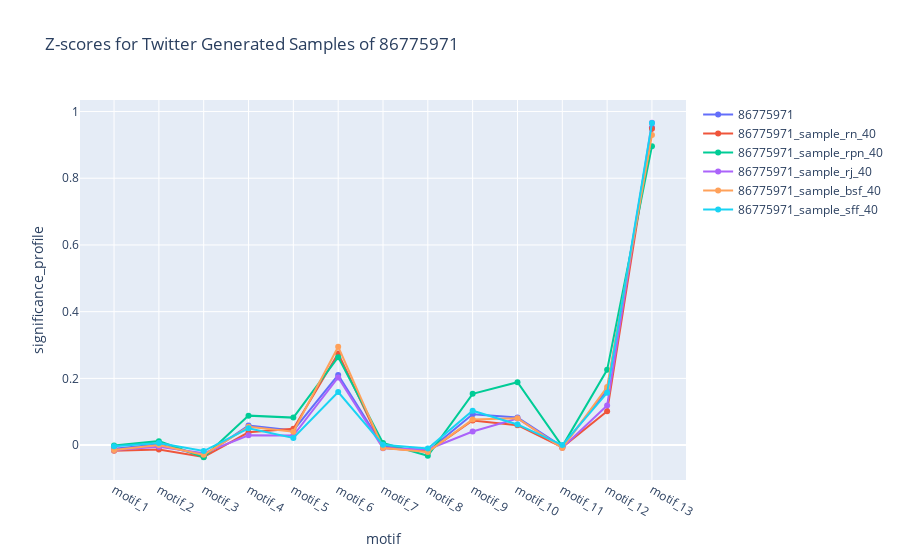
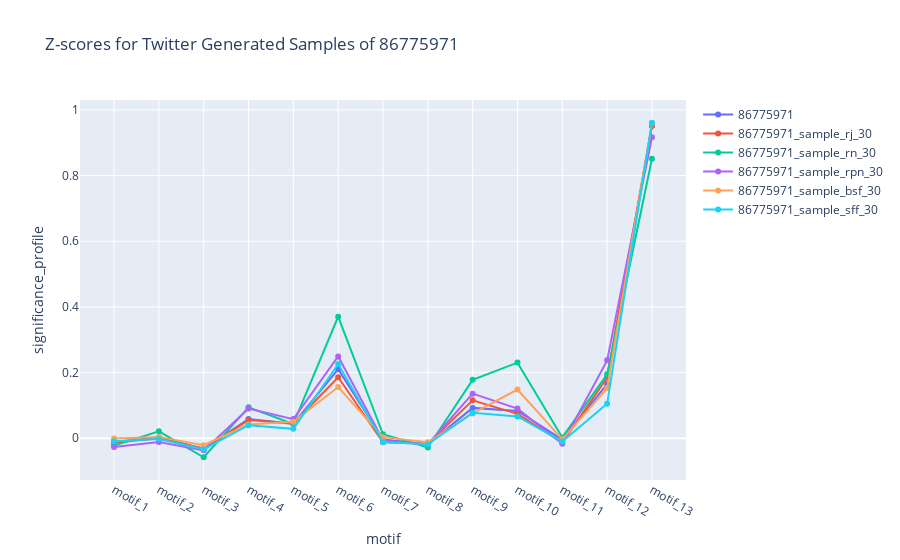
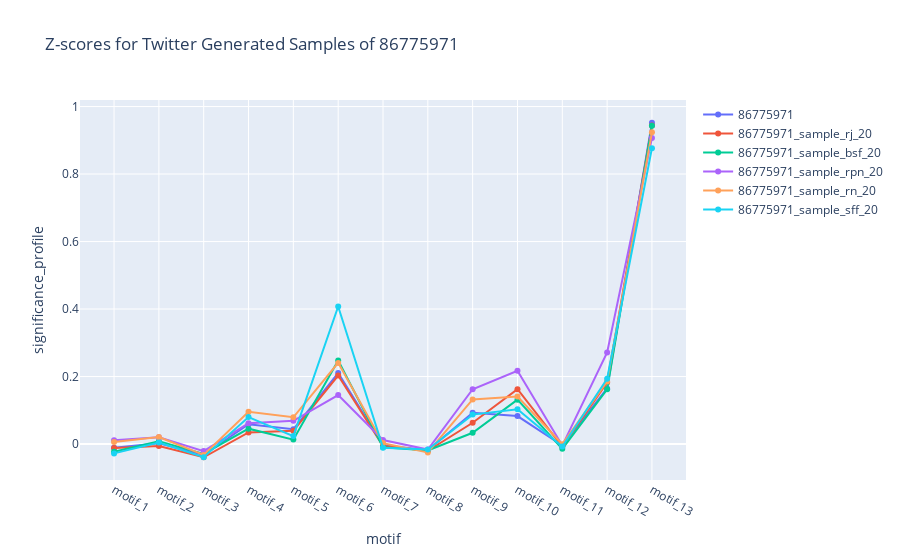
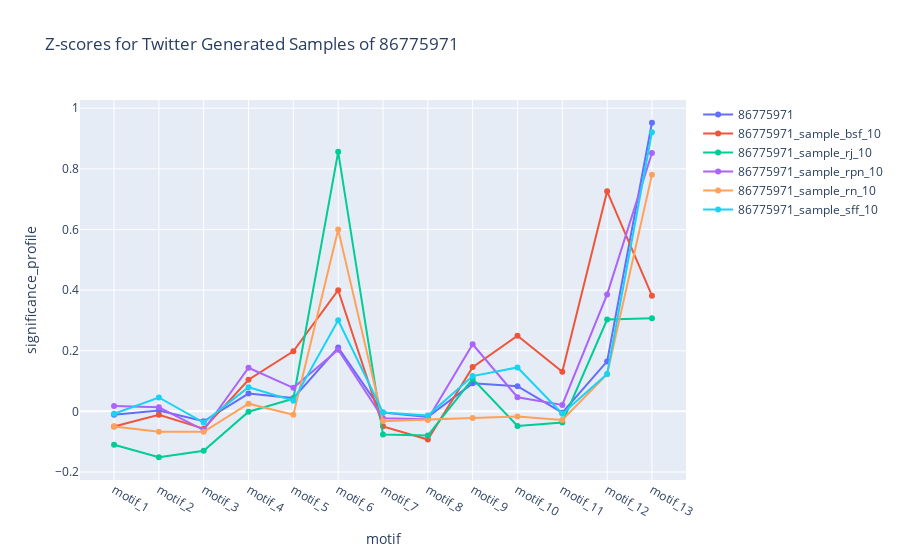

The cell these charts' notebook holds for them, in order:
### Markdown cell above
## Twitter Samples

### Code cell
sample_percents = ["40", "30", "20", "10"]

selected_graph = "86775971"

for sp in sample_percents:
    # Query data
    query_df = motif_twitter.query(
        "graph_name == @selected_graph or (graph_name.str.startswith(@selected_graph) and graph_name.str.endswith(@sp))",
    )

    plot_line_chart(
        query_df,
        f"Z-scores for Twitter Generated Samples of {selected_graph}",
        "motif",
        "significance_profile",
    )

    print(query_df[['graph_name', 'motif', 'nodes', 'edges']].query("motif == 'motif_1'"))

### Figure 1 — Plotly figure (JSON) as saved in the notebook; plotly's stock layout.template omitted (floating-point values rounded to 4 significant figures)
{"data": [{"mode": "lines+markers", "name": "86775971", "type": "scatter", "x": ["motif_1", "motif_2", "motif_3", "motif_4", "motif_5", "motif_6", "motif_7", "motif_8", "motif_9", "motif_10", "motif_11", "motif_12", "motif_13"], "y": [-0.01127, 0.002505, -0.03255, 0.05855, 0.04374, 0.2104, -0.003768, -0.01842, 0.09237, 0.08283, -0.00425, 0.1649, 0.952]}, {"mode": "lines+markers", "name": "86775971_sample_rn_40", "type": "scatter", "x": ["motif_1", "motif_2", "motif_3", "motif_4", "motif_5", "motif_6", "motif_7", "motif_8", "motif_9", "motif_10", "motif_11", "motif_12", "motif_13"], "y": [-0.0168, -0.01341, -0.03583, 0.03836, 0.04894, 0.2746, -0.008102, -0.0195, 0.07378, 0.05982, -0.006911, 0.1017, 0.9482]}, {"mode": "lines+markers", "name": "86775971_sample_rpn_40", "type": "scatter", "x": ["motif_1", "motif_2", "motif_3", "motif_4", "motif_5", "motif_6", "motif_7", "motif_8", "motif_9", "motif_10", "motif_11", "motif_12", "motif_13"], "y": [-0.001524, 0.01189, -0.03644, 0.0883, 0.08239, 0.2637, 0.006618, -0.03192, 0.1538, 0.1886, -0.003662, 0.2255, 0.8963]}, {"mode": "lines+markers", "name": "86775971_sample_rj_40", "type": "scatter", "x": ["motif_1", "motif_2", "motif_3", "motif_4", "motif_5", "motif_6", "motif_7", "motif_8", "motif_9", "motif_10", "motif_11", "motif_12", "motif_13"], "y": [-0.01482, -0.00517, -0.02445, 0.02932, 0.02851, 0.203, -0.009254, -0.01327, 0.04063, 0.07982, -0.007799, 0.1189, 0.9663]}, {"mode": "lines+markers", "name": "86775971_sample_bsf_40", "type": "scatter", "x": ["motif_1", "motif_2", "motif_3", "motif_4", "motif_5", "motif_6", "motif_7", "motif_8", "motif_9", "motif_10", "motif_11", "motif_12", "motif_13"], "y": [-0.015, 0.0002612, -0.02931, 0.05477, 0.04023, 0.295, -0.008818, -0.0205, 0.07644, 0.0808, -0.008798, 0.1742, 0.9295]}, {"mode": "lines+markers", "name": "86775971_sample_sff_40", "type": "scatter", "x": ["motif_1", "motif_2", "motif_3", "motif_4", "motif_5", "motif_6", "motif_7", "motif_8", "motif_9", "motif_10", "motif_11", "motif_12", "motif_13"], "y": [-0.003735, 0.006042, -0.0178, 0.0503, 0.0213, 0.159, 0.000815, -0.01024, 0.1031, 0.06196, 0.0001077, 0.1567, 0.9655]}], "layout": {"title": {"text": "Z-scores for Twitter Generated Samples of 86775971"}, "xaxis": {"title": {"text": "motif"}}, "yaxis": {"title": {"text": "significance_profile"}}}}

### Figure 2 — Plotly figure (JSON) as saved in the notebook; plotly's stock layout.template omitted (floating-point values rounded to 4 significant figures)
{"data": [{"mode": "lines+markers", "name": "86775971", "type": "scatter", "x": ["motif_1", "motif_2", "motif_3", "motif_4", "motif_5", "motif_6", "motif_7", "motif_8", "motif_9", "motif_10", "motif_11", "motif_12", "motif_13"], "y": [-0.01127, 0.002505, -0.03255, 0.05855, 0.04374, 0.2104, -0.003768, -0.01842, 0.09237, 0.08283, -0.00425, 0.1649, 0.952]}, {"mode": "lines+markers", "name": "86775971_sample_rj_30", "type": "scatter", "x": ["motif_1", "motif_2", "motif_3", "motif_4", "motif_5", "motif_6", "motif_7", "motif_8", "motif_9", "motif_10", "motif_11", "motif_12", "motif_13"], "y": [-0.0135, -0.000397, -0.03153, 0.05525, 0.04484, 0.1856, -0.01246, -0.01673, 0.1155, 0.07424, -0.01313, 0.1848, 0.9517]}, {"mode": "lines+markers", "name": "86775971_sample_rn_30", "type": "scatter", "x": ["motif_1", "motif_2", "motif_3", "motif_4", "motif_5", "motif_6", "motif_7", "motif_8", "motif_9", "motif_10", "motif_11", "motif_12", "motif_13"], "y": [-0.02246, 0.02096, -0.05801, 0.09395, 0.04368, 0.3702, 0.01205, -0.02811, 0.1778, 0.2303, 0.002336, 0.1947, 0.8511]}, {"mode": "lines+markers", "name": "86775971_sample_rpn_30", "type": "scatter", "x": ["motif_1", "motif_2", "motif_3", "motif_4", "motif_5", "motif_6", "motif_7", "motif_8", "motif_9", "motif_10", "motif_11", "motif_12", "motif_13"], "y": [-0.02713, -0.01187, -0.03705, 0.09035, 0.0582, 0.249, -0.006065, -0.01879, 0.1357, 0.09029, -0.01677, 0.2371, 0.9169]}, {"mode": "lines+markers", "name": "86775971_sample_bsf_30", "type": "scatter", "x": ["motif_1", "motif_2", "motif_3", "motif_4", "motif_5", "motif_6", "motif_7", "motif_8", "motif_9", "motif_10", "motif_11", "motif_12", "motif_13"], "y": [-0.00103, 0.004018, -0.02129, 0.04196, 0.04991, 0.1559, 0.003248, -0.01245, 0.0755, 0.1482, -0.003332, 0.1523, 0.9591]}, {"mode": "lines+markers", "name": "86775971_sample_sff_30", "type": "scatter", "x": ["motif_1", "motif_2", "motif_3", "motif_4", "motif_5", "motif_6", "motif_7", "motif_8", "motif_9", "motif_10", "motif_11", "motif_12", "motif_13"], "y": [-0.009503, -0.00225, -0.03384, 0.03955, 0.02844, 0.2259, -0.01135, -0.01865, 0.07781, 0.06622, -0.01023, 0.1048, 0.9609]}], "layout": {"title": {"text": "Z-scores for Twitter Generated Samples of 86775971"}, "xaxis": {"title": {"text": "motif"}}, "yaxis": {"title": {"text": "significance_profile"}}}}

### Figure 3 — Plotly figure (JSON) as saved in the notebook; plotly's stock layout.template omitted (floating-point values rounded to 4 significant figures)
{"data": [{"mode": "lines+markers", "name": "86775971", "type": "scatter", "x": ["motif_1", "motif_2", "motif_3", "motif_4", "motif_5", "motif_6", "motif_7", "motif_8", "motif_9", "motif_10", "motif_11", "motif_12", "motif_13"], "y": [-0.01127, 0.002505, -0.03255, 0.05855, 0.04374, 0.2104, -0.003768, -0.01842, 0.09237, 0.08283, -0.00425, 0.1649, 0.952]}, {"mode": "lines+markers", "name": "86775971_sample_rj_20", "type": "scatter", "x": ["motif_1", "motif_2", "motif_3", "motif_4", "motif_5", "motif_6", "motif_7", "motif_8", "motif_9", "motif_10", "motif_11", "motif_12", "motif_13"], "y": [-0.01189, -0.006008, -0.03916, 0.03448, 0.03927, 0.203, -0.00614, -0.01987, 0.06308, 0.1624, -0.007353, 0.1821, 0.9436]}, {"mode": "lines+markers", "name": "86775971_sample_bsf_20", "type": "scatter", "x": ["motif_1", "motif_2", "motif_3", "motif_4", "motif_5", "motif_6", "motif_7", "motif_8", "motif_9", "motif_10", "motif_11", "motif_12", "motif_13"], "y": [-0.0231, 0.008509, -0.0293, 0.04556, 0.01307, 0.2475, -0.009335, -0.01932, 0.03338, 0.1316, -0.01431, 0.1623, 0.9432]}, {"mode": "lines+markers", "name": "86775971_sample_rpn_20", "type": "scatter", "x": ["motif_1", "motif_2", "motif_3", "motif_4", "motif_5", "motif_6", "motif_7", "motif_8", "motif_9", "motif_10", "motif_11", "motif_12", "motif_13"], "y": [0.01101, 0.01984, -0.021, 0.06183, 0.06898, 0.1452, 0.01187, -0.01628, 0.1624, 0.2173, -0.004521, 0.2714, 0.9065]}, {"mode": "lines+markers", "name": "86775971_sample_rn_20", "type": "scatter", "x": ["motif_1", "motif_2", "motif_3", "motif_4", "motif_5", "motif_6", "motif_7", "motif_8", "motif_9", "motif_10", "motif_11", "motif_12", "motif_13"], "y": [0.005868, 0.02088, -0.03221, 0.09558, 0.07928, 0.2404, 0.002698, -0.02474, 0.1323, 0.1409, -0.0004673, 0.1855, 0.9235]}, {"mode": "lines+markers", "name": "86775971_sample_sff_20", "type": "scatter", "x": ["motif_1", "motif_2", "motif_3", "motif_4", "motif_5", "motif_6", "motif_7", "motif_8", "motif_9", "motif_10", "motif_11", "motif_12", "motif_13"], "y": [-0.02772, 0.004239, -0.03896, 0.07994, 0.02363, 0.4075, -0.01125, -0.01627, 0.08724, 0.1032, -0.007597, 0.1935, 0.8767]}], "layout": {"title": {"text": "Z-scores for Twitter Generated Samples of 86775971"}, "xaxis": {"title": {"text": "motif"}}, "yaxis": {"title": {"text": "significance_profile"}}}}

### Figure 4 — Plotly figure (JSON) as saved in the notebook; plotly's stock layout.template omitted (floating-point values rounded to 4 significant figures)
{"data": [{"mode": "lines+markers", "name": "86775971", "type": "scatter", "x": ["motif_1", "motif_2", "motif_3", "motif_4", "motif_5", "motif_6", "motif_7", "motif_8", "motif_9", "motif_10", "motif_11", "motif_12", "motif_13"], "y": [-0.01127, 0.002505, -0.03255, 0.05855, 0.04374, 0.2104, -0.003768, -0.01842, 0.09237, 0.08283, -0.00425, 0.1649, 0.952]}, {"mode": "lines+markers", "name": "86775971_sample_bsf_10", "type": "scatter", "x": ["motif_1", "motif_2", "motif_3", "motif_4", "motif_5", "motif_6", "motif_7", "motif_8", "motif_9", "motif_10", "motif_11", "motif_12", "motif_13"], "y": [-0.05019, -0.01133, -0.05704, 0.1042, 0.1982, 0.3996, -0.04943, -0.09292, 0.1459, 0.2493, 0.1304, 0.726, 0.3817]}, {"mode": "lines+markers", "name": "86775971_sample_rj_10", "type": "scatter", "x": ["motif_1", "motif_2", "motif_3", "motif_4", "motif_5", "motif_6", "motif_7", "motif_8", "motif_9", "motif_10", "motif_11", "motif_12", "motif_13"], "y": [-0.1103, -0.1513, -0.1301, -0.0009853, 0.04183, 0.8561, -0.07651, -0.07974, 0.1072, -0.04812, -0.03688, 0.3028, 0.3071]}, {"mode": "lines+markers", "name": "86775971_sample_rpn_10", "type": "scatter", "x": ["motif_1", "motif_2", "motif_3", "motif_4", "motif_5", "motif_6", "motif_7", "motif_8", "motif_9", "motif_10", "motif_11", "motif_12", "motif_13"], "y": [0.01733, 0.01341, -0.06174, 0.1438, 0.0776, 0.2034, -0.02306, -0.02565, 0.2215, 0.04669, 0.0214, 0.3857, 0.852]}, {"mode": "lines+markers", "name": "86775971_sample_rn_10", "type": "scatter", "x": ["motif_1", "motif_2", "motif_3", "motif_4", "motif_5", "motif_6", "motif_7", "motif_8", "motif_9", "motif_10", "motif_11", "motif_12", "motif_13"], "y": [-0.04986, -0.06745, -0.06734, 0.02537, -0.01138, 0.5995, -0.03215, -0.0283, -0.0222, -0.01696, -0.02809, 0.1227, 0.7809]}, {"mode": "lines+markers", "name": "86775971_sample_sff_10", "type": "scatter", "x": ["motif_1", "motif_2", "motif_3", "motif_4", "motif_5", "motif_6", "motif_7", "motif_8", "motif_9", "motif_10", "motif_11", "motif_12", "motif_13"], "y": [-0.007677, 0.04579, -0.03677, 0.07977, 0.03536, 0.3007, -0.00341, -0.01403, 0.1165, 0.1449, -0.007611, 0.1235, 0.9211]}], "layout": {"title": {"text": "Z-scores for Twitter Generated Samples of 86775971"}, "xaxis": {"title": {"text": "motif"}}, "yaxis": {"title": {"text": "significance_profile"}}}}
